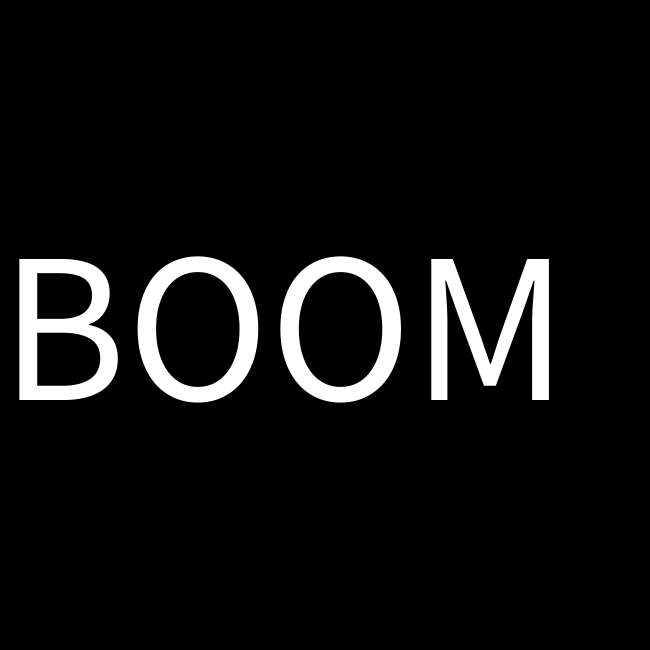
Frame 1 (no input)
Frame 60 (the mouse pressed at the canvas centre just before this capture): identical to frame 1, image omitted
Frame 120 (the mouse held since frame 60 and released just before this capture): identical to frame 1, image omitted

The Processing sketch that drew this single still picture (run headless with seeded random() and noise(); from frame 60 on, the mouse is pressed at the canvas centre):

// Processing sketch: processing_173266
// ── processing_173266.pde

void setup()
{
  size(650, 650);
}

void draw()
{
  float d = dist(width/2, height/2, mouseX, mouseY);

  background(255, 255, d);

  pushMatrix();
  translate(width/2, height/2);

  rotate(millis()/200*PIE); 

  noStroke();
  fill(255, d, d);

  triangle(0, 0, -500, 0, -500, -250);
  triangle(0, 0, -500, -500, -250, -500);
  triangle(0, 0, 0, -500, 250, -500);
  triangle(0, 0, 500, -500, 500, -250);

  triangle(0, 0, 500, 0, 500, 250);
  triangle(0, 0, 500, 500, 250, 500);
  triangle(0, 0, 0, 500, -250, 500);
  triangle(0, 0, -500, 500, -500, 250);

  popMatrix();

  stroke(0);
  strokeWeight(3);
  fill(255, 0, 0);

  ellipse(325, 325, 150, 110);
  ellipse(325, 315, 130, 90);
  line(260, 300, 260, 315);
  line(390, 300, 390, 315);
  ellipse(325, 300, 130, 90);


  if (mousePressed && (mouseButton == LEFT) && d < 60);
  {
    fill(0);
    rect(0, 0, width, height);
    textSize(215);
    fill(255);
    text("BOOM", 0, 400);
  }
} // end draw
